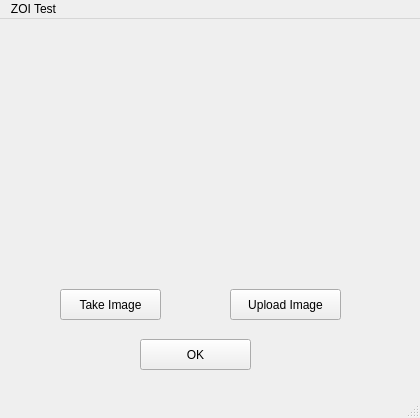
<?xml version="1.0" encoding="UTF-8"?>
<ui version="4.0">
 <class>NewExp</class>
 <widget class="QMainWindow" name="NewExp">
  <property name="geometry">
   <rect>
    <x>0</x>
    <y>0</y>
    <width>420</width>
    <height>418</height>
   </rect>
  </property>
  <property name="windowTitle">
   <string>MainWindow</string>
  </property>
  <widget class="QWidget" name="centralwidget">
   <widget class="QPushButton" name="pushButton">
    <property name="geometry">
     <rect>
      <x>230</x>
      <y>270</y>
      <width>111</width>
      <height>31</height>
     </rect>
    </property>
    <property name="text">
     <string>Upload Image</string>
    </property>
   </widget>
   <widget class="QPushButton" name="pushButton_2">
    <property name="geometry">
     <rect>
      <x>140</x>
      <y>320</y>
      <width>111</width>
      <height>31</height>
     </rect>
    </property>
    <property name="font">
     <font>
      <underline>false</underline>
     </font>
    </property>
    <property name="text">
     <string>OK</string>
    </property>
   </widget>
   <widget class="QLabel" name="label">
    <property name="geometry">
     <rect>
      <x>70</x>
      <y>10</y>
      <width>250</width>
      <height>250</height>
     </rect>
    </property>
    <property name="text">
     <string/>
    </property>
   </widget>
   <widget class="QPushButton" name="pushButton_3">
    <property name="geometry">
     <rect>
      <x>60</x>
      <y>270</y>
      <width>101</width>
      <height>31</height>
     </rect>
    </property>
    <property name="text">
     <string>Take Image</string>
    </property>
   </widget>
  </widget>
  <widget class="QMenuBar" name="menubar">
   <property name="geometry">
    <rect>
     <x>0</x>
     <y>0</y>
     <width>420</width>
     <height>25</height>
    </rect>
   </property>
   <widget class="QMenu" name="menuZOI_Test">
    <property name="title">
     <string>ZOI Test</string>
    </property>
   </widget>
   <addaction name="menuZOI_Test"/>
  </widget>
  <widget class="QStatusBar" name="statusbar"/>
 </widget>
 <resources/>
 <connections/>
</ui>
